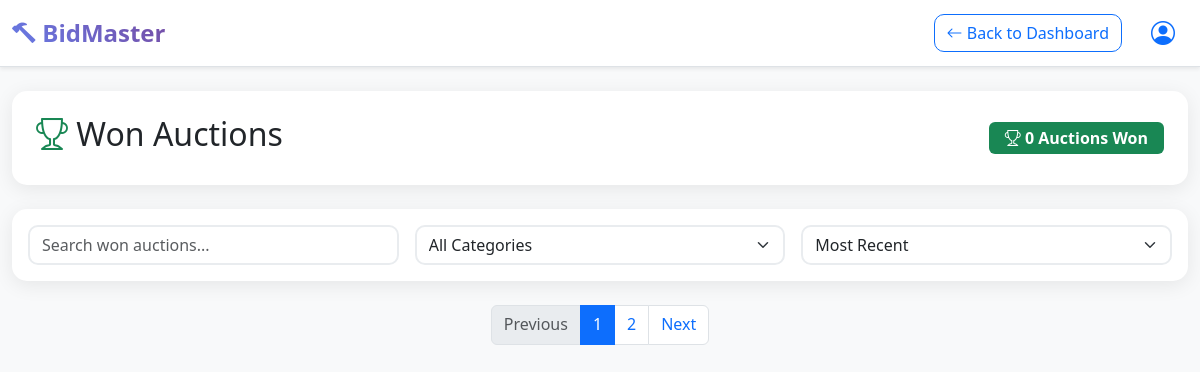
Page /winnings/2 on the earlier database version.
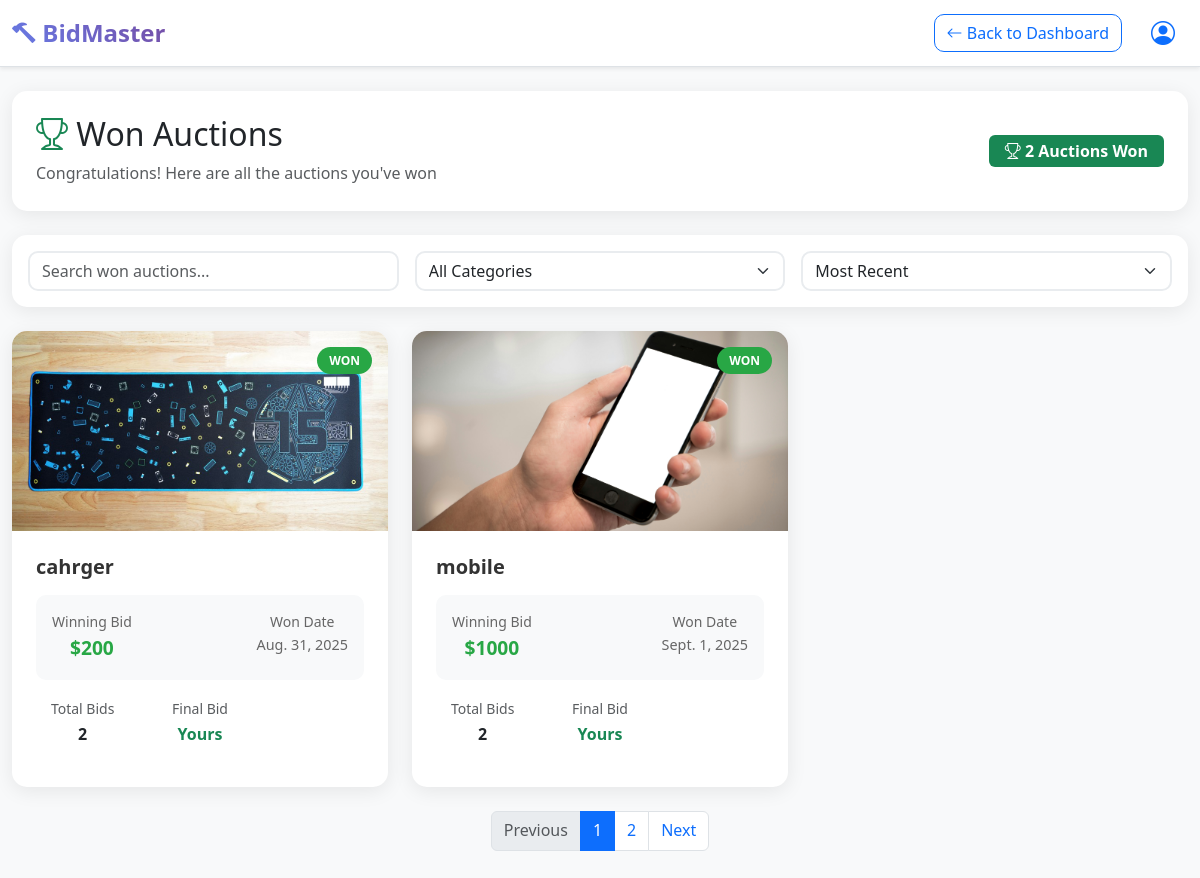
Same page on the later database version.
### accounts/models.py (models this page shows, shortened)
class Products (models.Model):
    product_id=models.AutoField(primary_key=True)
    product_name=models.CharField(max_length=50,default='')
    product_category=models.CharField(max_length=50,default='')
    product_desc=models.CharField(max_length=1000,default='')
    product_pub_date=models.DateField(default=date.today)
    product_end_date=models.DateField(default=ten_days_later)
    product_image=models.ImageField(upload_to='auctions/images',default='')
    product_start_price= models.IntegerField(default=0)
    product_current_price= models.IntegerField(default=0)
    product_end_price=models.IntegerField(default=0)
    product_mid_price=models.IntegerField(default=0)
    product_owner=models.IntegerField(default=0)
    product_winner=models.CharField(default=-1)
    product_winner_id=models.IntegerField(default=-1)
    product_bidders=models.CharField(max_length=200,default='')
    product_status=models.CharField(max_length=50,default='pending')
    product_bids_count=models.IntegerField(default=0)

### accounts/views.py (the view)
# urls.py: path('winnings/<int:member_id>', views.winnings,name='winnings'),
def winnings(request,member_id):
    products=Products.objects.filter(product_status='sold',product_winner_id=member_id)
    if len(products)>0:
        true=True
    else:
        true=False
    win=len(products)
    return render(request,'accounts/bidderWonAuctions.html',{'id':member_id,'win':win,'true':true,'products':products})

### accounts/templates/accounts/bidderWonAuctions.html (shortened to what the changed rows need)
<!DOCTYPE html>
<html lang="en">
<head>
    <link href="https://cdn.jsdelivr.net/npm/bootstrap@5.3.0/dist/css/bootstrap.min.css" rel="stylesheet">
    <link href="https://cdn.jsdelivr.net/npm/bootstrap-icons@1.10.0/font/bootstrap-icons.css" rel="stylesheet">
</head>
<body class="bg-light">
    <div class="container-fluid py-4">
        <div class="row mb-4">
            <div class="col-12">
                <div class="page-header p-4">
                    <div class="row align-items-center">
                        <div class="col-md-8">
                            <h1 class="h2 mb-2">
                                <i class="bi bi-trophy text-success"></i>
                                Won Auctions
                            </h1>
                            {% if true %}
                            <p class="text-muted mb-0">Congratulations! Here are all the auctions you've won</p>
                            {% endif %}
                        </div>
                        <div class="col-md-4 text-md-end">
    <span class="badge bg-success fs-6 px-3 py-2">
        <i class="bi bi-trophy"></i> {{ win }} Auctions Won
    </span>
</div>
                    </div>
                </div>
            </div>
        </div>
        <div class="row g-4" id="auctionsGrid">
             {% for product in products %}
            <div class="col-lg-4 col-md-6" data-category="watches" data-price="2850" data-date="2024-03-15">
                <div class="card auction-card h-100">
                    <div class="auction-image">
                        <img src="{{product.product_image.url}}" class="card-img-top" alt="Vintage Watch">
                        <div class="auction-status">WON</div>
                    </div>
                    <div class="card-body auction-details">
                        <h5 class="card-title">{{product.product_name}}</h5>
                        <div class="auction-meta">
                            <div>
                                <small>Winning Bid</small>
                                <div class="winning-price">${{product.product_current_price}}</div>
                            </div>
                            <div>
                                <small>Won Date</small>
                                <div class="won-date">{{product.product_end_date}}</div>
                            </div>
                        </div>
                        <div class="mb-3">
                            <div class="row text-center">
                                <div class="col-4">
                                    <small class="text-muted">Total Bids</small>
                                    <div class="fw-bold">{{product.product_bids_count}}</div>
                                </div>
                                <div class="col-4">
                                    <small class="text-muted">Final Bid</small>
                                    <div class="fw-bold text-success">Yours</div>
                                </div>
                            </div>
                        </div>
                    </div>
                </div>
            </div>
        {% endfor %}
        </div>
    </div>
</body>
</html>

Differences in the rows shown:
now on this page (row edited): Products: product_image (picture), product_name "cahrger", product_current_price "200", product_end_date "Aug. 31, 2025", product_bids_count "2"
now on this page (row edited): Products: product_image (picture), product_name "mobile", product_current_price "1000", product_end_date "Sept. 1, 2025", product_bids_count "2"
Other differences:
{{ win }}: "0" → "2"
text now shown: "Congratulations! Here are all the auctions you've won"
